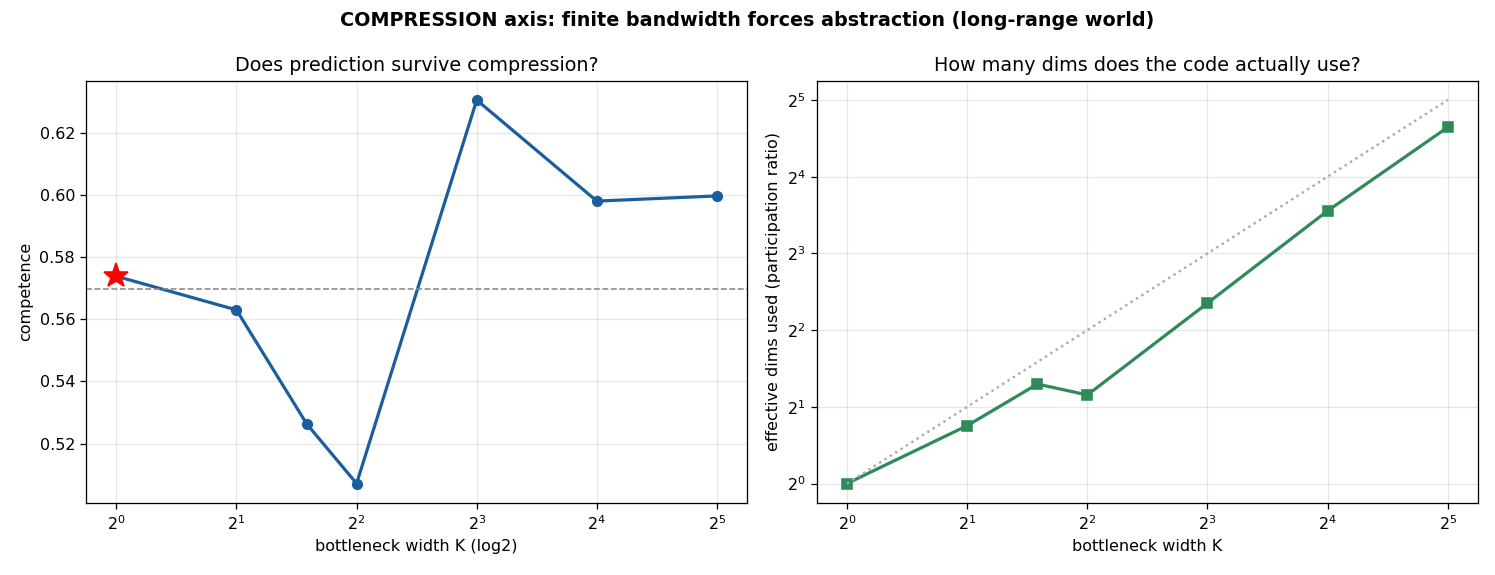

The Python source for this figure:
"""COMPRESSION axis: internal processing has finite bandwidth -> forces ABSTRACTION.

The organism computes a rich M-dim activation each step, but the state it CARRIES
to the next step must pass through a K-dim bottleneck (K <= M). Computation is
wide; memory is narrow. To survive in a structured world the organism must encode
the survival-relevant structure into K dims -- i.e. ABSTRACT.

  h_t = tanh( emb_t W_in + z_{t-1} W_dec + b )     # wide computation (M dims)
  z_t = tanh( h_t W_enc )                           # narrow persistent state (K dims)
  output from h_t

Sweep the bottleneck width K. The test: does competence HOLD as K shrinks (the
organism found a low-dim abstraction of the world) or COLLAPSE (couldn't compress)?
The smallest K that still predicts = the world's intrinsic dimension, discovered
by the organism. Long-range is a periodic phase -> we expect ~2 dims (a phase
manifold) to suffice; K=1 should break.

Read internals (competence on clean segments, effective rank of the K-code).
Selection is pure survival.
"""
# --- EEC path bootstrap ---
import os as _o, sys as _s
_s.path.insert(0, _o.path.join(_o.path.dirname(_o.path.abspath(__file__)), "..", "..", "engine"))

import os
import numpy as np
import matplotlib
matplotlib.use("Agg")
import matplotlib.pyplot as plt
from multiprocessing import Pool
import run_matrix as RM
from evolve import EMBED, MUT_RATE, MUT_SCALE, POP_SIZE
from mind import reproduce

GENS = int(os.environ.get("EEC_MGENS", "140"))
SEG = int(os.environ.get("EEC_SEGLR", "400"))
SEEDS = list(range(int(os.environ.get("EEC_SEEDS", "3"))))
M = 32                       # wide computation width (fixed)
E0 = 200.0
KS = [1, 2, 3, 4, 8, 16, 32]  # bottleneck widths to sweep
WORLD_KIND = os.environ.get("EEC_WORLD", "longrange")
LR = None; VOC = 6


def world_multiphase(rng, n=200000, V=12, p1=5, p2=7, noise=0.03):
    """Two independent phase counters combined -> intrinsic dim ~2 (must track BOTH
    to predict). token = (t%p1 + t%p2) mod V."""
    t = np.arange(n)
    tok = ((t % p1) + (t % p2)) % V
    mloc = rng.random(n) < noise
    tok[mloc] = rng.integers(0, V, mloc.sum())
    return tok.astype(np.int32), V


class Org:
    def __init__(self, V, K, rng):
        self.K = K
        self.E = rng.normal(0, 0.1, (V, EMBED)).astype(np.float32)
        self.W_in = rng.normal(0, 1/np.sqrt(EMBED), (EMBED, M)).astype(np.float32)
        self.W_dec = rng.normal(0, 1/np.sqrt(K), (K, M)).astype(np.float32)   # z_{t-1} -> h
        self.W_enc = rng.normal(0, 1/np.sqrt(M), (M, K)).astype(np.float32)   # h -> z
        self.b = np.zeros(M, dtype=np.float32)
        self.W_out = rng.normal(0, 1/np.sqrt(M), (M, V)).astype(np.float32)
        self.b_out = np.zeros(V, dtype=np.float32)

    def params(self):
        return [self.E, self.W_in, self.W_dec, self.W_enc, self.b, self.W_out, self.b_out]

    def copy(self):
        g = Org.__new__(Org); g.K = self.K
        (g.E, g.W_in, g.W_dec, g.W_enc, g.b, g.W_out, g.b_out) = [p.copy() for p in self.params()]
        return g

    def mutate(self, rng):
        for p in self.params():
            mask = rng.random(p.shape) < MUT_RATE
            p += mask * rng.normal(0, 1, p.shape).astype(np.float32) * (MUT_SCALE*(np.abs(p)+1e-3))

    def run(self, seg):
        emb = self.E[seg]; drive = emb @ self.W_in; T = len(seg)
        H = np.empty((T, M), np.float32)
        z = np.zeros(self.K, np.float32)
        for t in range(T):
            h = np.tanh(drive[t] + z @ self.W_dec + self.b)
            z = np.tanh(h @ self.W_enc)
            H[t] = h
        return H


def hits(m, seg):
    H = m.run(seg)
    return (H @ m.W_out + m.b_out).argmax(1)[:-1] == seg[1:]


def life(h):
    cum = np.cumsum(0.005*M + (~h))
    return len(h) if cum[-1] < E0 else int(np.searchsorted(cum, E0)) + 1


def code_rank(m, seg):
    """effective dim actually used by the K-code (participation ratio of z variance)."""
    emb = m.E[seg]; drive = emb @ m.W_in
    z = np.zeros(m.K, np.float32); Z = []
    for t in range(len(seg)):
        h = np.tanh(drive[t] + z @ m.W_dec + m.b); z = np.tanh(h @ m.W_enc); Z.append(z.copy())
    Z = np.array(Z); v = Z.var(0)
    return float(v.sum()**2 / (np.sum(v**2) + 1e-9))   # participation ratio


def cell(task):
    K, seed = task
    rng = np.random.default_rng(seed)
    pop = [Org(VOC, K, rng) for _ in range(POP_SIZE)]
    for _ in range(GENS):
        st = int(rng.integers(0, len(LR)-SEG-1)); seg = LR[st:st+SEG]
        lives = np.array([life(hits(m, seg)) for m in pop])
        pop = reproduce(pop, lives, rng)
    st = int(rng.integers(0, len(LR)-SEG-1)); seg = LR[st:st+SEG]
    best = pop[int(np.argmax([life(hits(m, seg)) for m in pop]))]
    return (K, dict(comp=float(hits(best, seg).mean()), rank=code_rank(best, seg)))


def main():
    global LR, VOC
    if WORLD_KIND == "multiphase":
        LR, VOC = world_multiphase(np.random.default_rng(999))
    else:
        LR, VOC = RM.world_longrange(np.random.default_rng(999))[0], 6
    tasks = [(K, s) for K in KS for s in SEEDS]
    print(f"compression sweep: K in {KS} x {len(SEEDS)} seeds, M={M}, "
          f"world={WORLD_KIND} V={VOC} (gens={GENS})", flush=True)
    with Pool(min(18, len(tasks))) as p:
        res = p.map(cell, tasks, chunksize=1)
    agg = {}
    for K, d in res:
        agg.setdefault(K, []).append(d)
    comp = [np.mean([d["comp"] for d in agg[K]]) for K in KS]
    rank = [np.mean([d["rank"] for d in agg[K]]) for K in KS]
    print("\n  K(bottleneck)  competence   code-rank(used dims)")
    for i, K in enumerate(KS):
        print(f"  {K:>3}            {comp[i]:.3f}        {rank[i]:.2f}")
    full = comp[-1]
    knee = next((K for i, K in enumerate(KS) if comp[i] >= 0.95*full), KS[-1])
    print(f"\nfull-bandwidth (K={M}) competence = {full:.3f}")
    print(f"smallest K within 5% of full = {knee}  -> the abstraction the organism found "
          f"(world's effective dimension)")

    fig, ax = plt.subplots(1, 2, figsize=(13, 5))
    ax[0].plot(KS, comp, "o-", color="#1b5e9e", lw=2)
    ax[0].axhline(0.95*full, ls="--", color="#888", lw=1); ax[0].set_xscale("log", base=2)
    ax[0].set_xlabel("bottleneck width K (log2)"); ax[0].set_ylabel("competence")
    ax[0].set_title("Does prediction survive compression?"); ax[0].grid(alpha=.3)
    ax[0].plot(knee, comp[KS.index(knee)], "r*", ms=16)
    ax[1].plot(KS, rank, "s-", color="#2e8b57", lw=2)
    ax[1].plot([1, M], [1, M], ":", color="#aaa")
    ax[1].set_xscale("log", base=2); ax[1].set_yscale("log", base=2)
    ax[1].set_xlabel("bottleneck width K"); ax[1].set_ylabel("effective dims used (participation ratio)")
    ax[1].set_title("How many dims does the code actually use?"); ax[1].grid(alpha=.3)
    fig.suptitle(f"COMPRESSION axis: finite bandwidth forces abstraction ({WORLD_KIND} world)", weight="bold")
    plt.tight_layout()
    out = os.path.join(os.path.dirname(os.path.abspath(__file__)), f"compression_{WORLD_KIND}.png")
    plt.savefig(out, dpi=115); print("saved", out)


if __name__ == "__main__":
    main()
